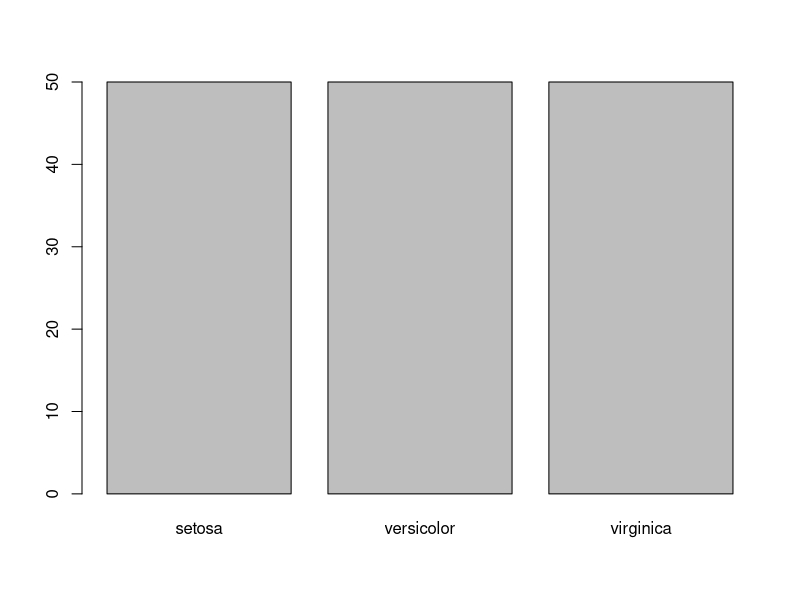
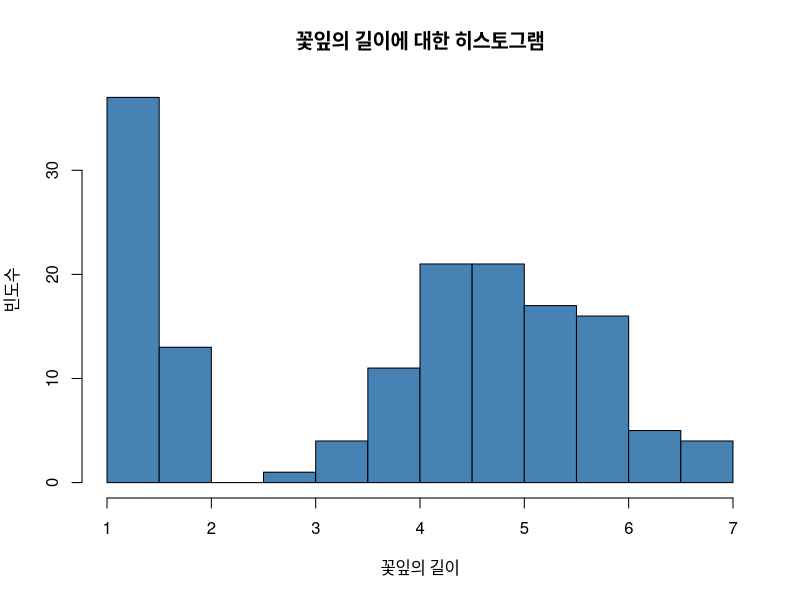
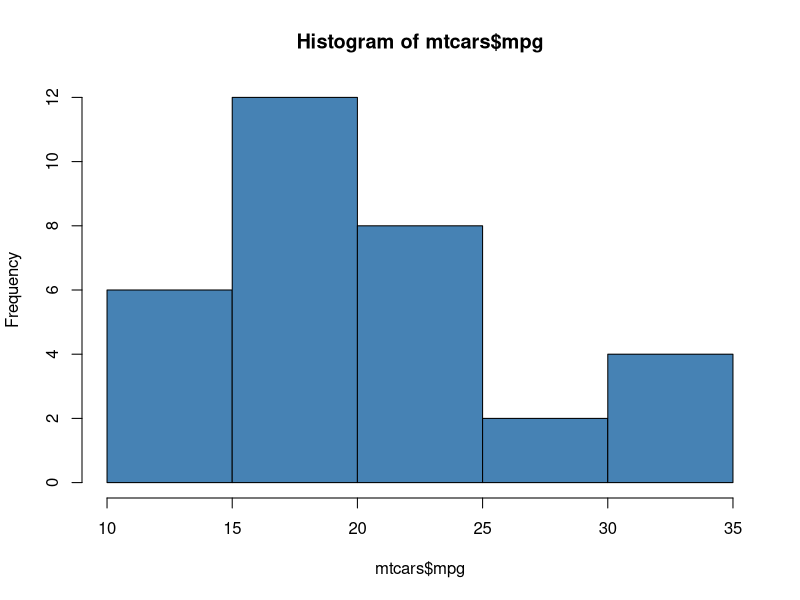
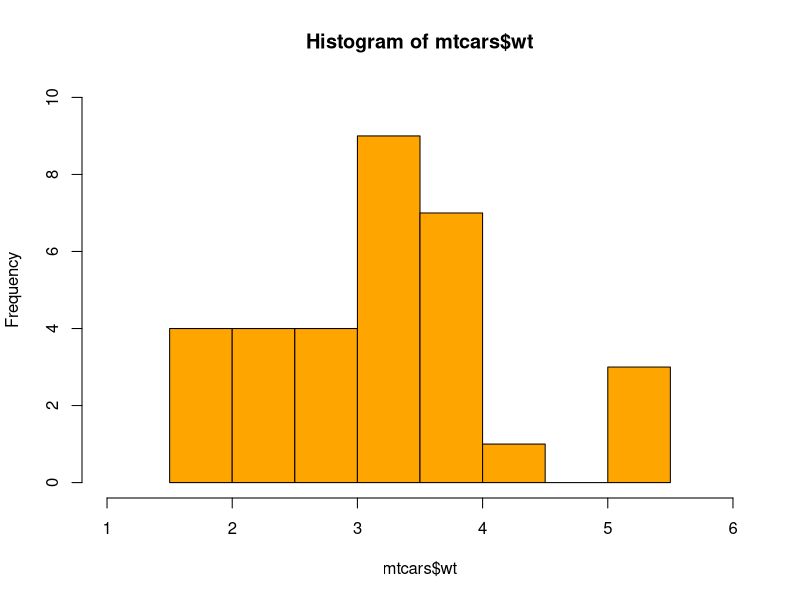
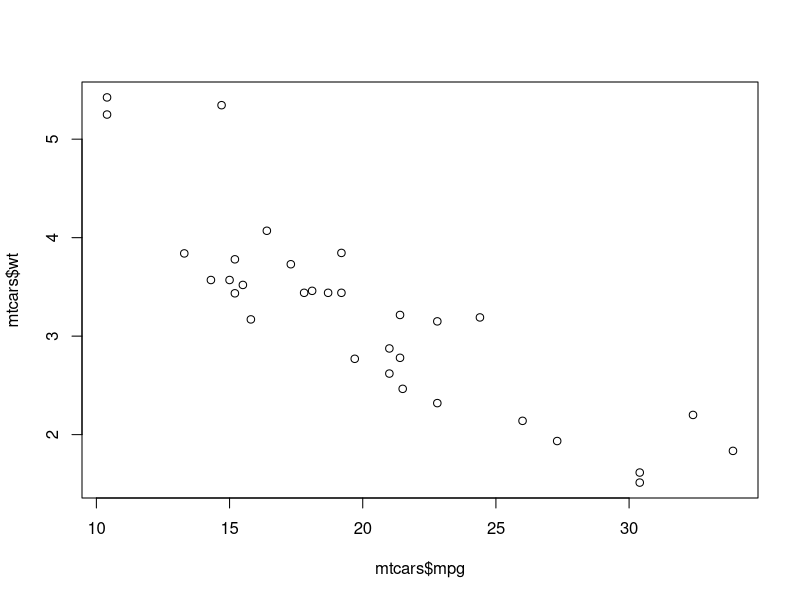
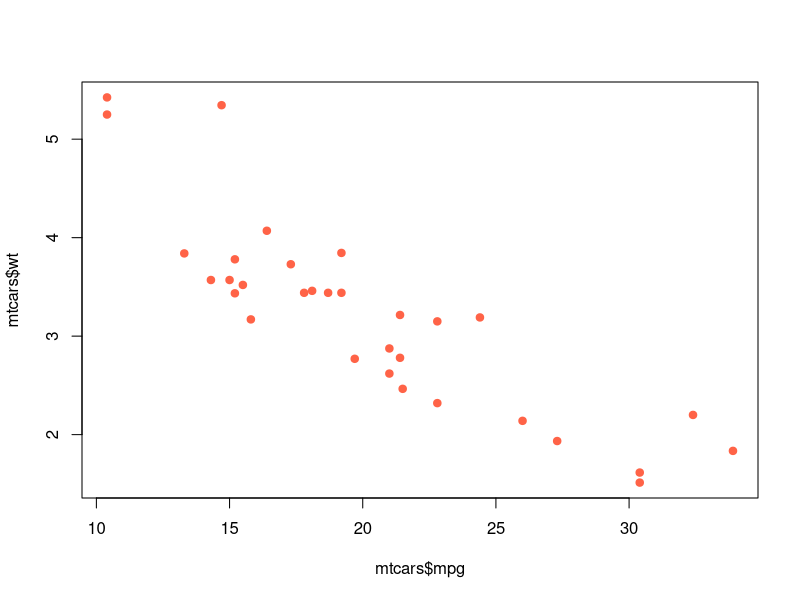
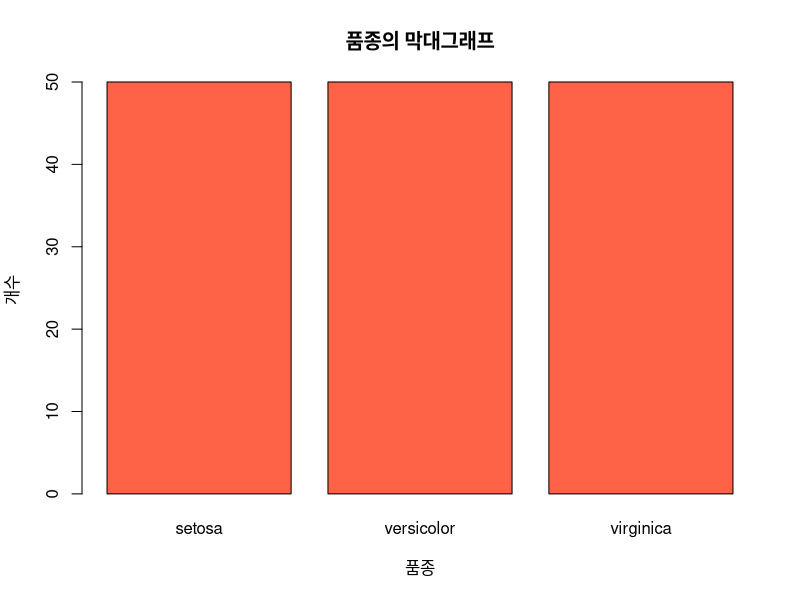
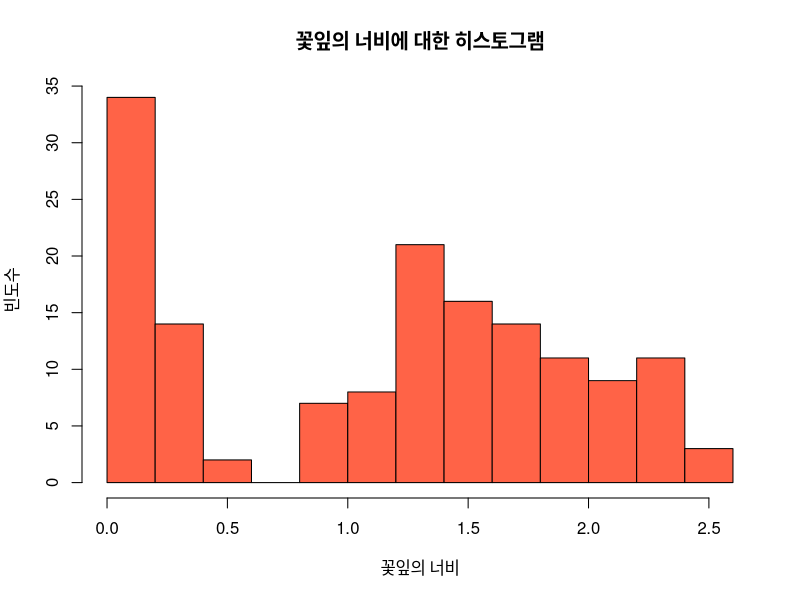

These charts were generated, in order, by the following R code:
### R 과 Rstudio
print("hello, R!")

x <- 10
x
y <- 20
y
z <- x + y
z

### 내장 데이터셋

## iris = 꽃잎 데이터
str(iris)
head(iris)
tail(iris)

## iris$Species 확인
class(iris$Species)
levels(iris$Species)
table(iris$Species)

barplot(table(iris$Species))

## iris#Petal.Length 확인
class(iris$Petal.Length)
mean(iris$Petal.Length)
var(iris$Petal.Length)
sd(iris$Petal.Length)
hist(iris$Petal.Length,
     col = "steelblue",
     main = "꽃잎의 길이에 대한 히스토그램",
     xlab = "꽃잎의 길이",
     ylab = "빈도수"
)

## mtcar: 자동차 모델 연비
?mtcars
str(mtcars)
mtcars$mpg
mtcars$wt
summary(mtcars)

hist(mtcars$mpg, col = "steelblue")
hist(mtcars$wt,
     col = "orange",
     xlim = c(1, 6),
     ylim = c(0, 10)
)

plot(mtcars$mpg, mtcars$wt)
plot(mtcars$mpg, mtcars$wt, col = "tomato", pch = 19)

# 연습문제 2.1
str(iris)
barplot(table(iris$Species), col = "tomato", xlab = "품종", ylab = "개수", main = "품종의 막대그래프")

# 연습문제 2.2
mean(iris$Petal.Length)
var(iris$Petal.Length)
sd(iris$Petal.Length)

hist(iris$Petal.Width, col = "tomato", xlab = "꽃잎의 너비", ylab = "빈도수", main = "꽃잎의 너비에 대한 히스토그램")

# 연습문제 2.3
str(mtcars)
mtcars[5:10, ]
